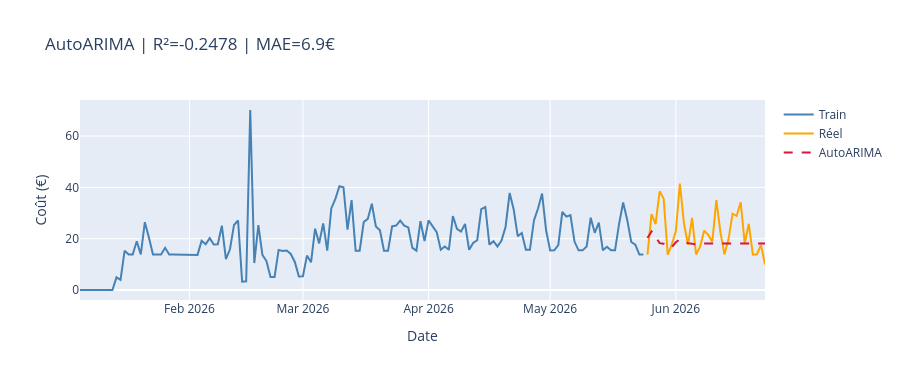

Here is the notebook cell this chart was saved with:
### Markdown cell above
---
## Modèle 1 — AutoARIMA  *(Nixtla StatsForecast)*

AutoARIMA sélectionne automatiquement les ordres `(p,d,q)(P,D,Q)s` par minimisation de l'AIC. Adapté aux séries avec tendance et/ou saisonnalité hebdomadaire (`season_length=7`).

### Code cell
from statsforecast import StatsForecast
from statsforecast.models import AutoARIMA

# Format Nixtla : unique_id, ds, y
train_sf = train.rename(columns={'ds': 'ds', 'y': 'y'}).assign(unique_id='total_cost')

sf_arima = StatsForecast(
    models=[AutoARIMA(season_length=7, approximation=True)],
    freq='D',
    n_jobs=-1,
    verbose=False
)
sf_arima.fit(train_sf)
fc_arima = sf_arima.predict(h=HORIZON)

y_pred_arima = fc_arima['AutoARIMA'].values
metrics_arima = compute_metrics(y_test, y_pred_arima, 'AutoARIMA')
results.append(metrics_arima)
forecasts_all['AutoARIMA'] = y_pred_arima

print(f"  AutoARIMA — MAE={metrics_arima['MAE']:.2f}€  RMSE={metrics_arima['RMSE']:.2f}€  "
      f"MAPE={metrics_arima['MAPE (%)']:.1f}%  R²={metrics_arima['R²']:.4f}")

# Graphique
fig = go.Figure()
fig.add_trace(go.Scatter(x=train['ds'], y=train['y'], mode='lines', name='Train', line=dict(color='steelblue')))
fig.add_trace(go.Scatter(x=test['ds'],  y=test['y'],  mode='lines', name='Réel',  line=dict(color='orange')))
fig.add_trace(go.Scatter(x=test['ds'],  y=y_pred_arima, mode='lines', name='AutoARIMA',
                         line=dict(color='crimson', dash='dash')))
fig.update_layout(title=f"AutoARIMA | R²={metrics_arima['R²']:.4f} | MAE={metrics_arima['MAE']:.1f}€",
                  xaxis_title='Date', yaxis_title='Coût (€)', height=380)
fig.show()

### Figure 1 — Plotly figure (JSON) as saved in the notebook; plotly's stock layout.template omitted (floating-point values rounded to 4 significant figures; data arrays with more than 128 entries replaced by an {"elided": "..."} marker saying what was removed)
{"data": [{"line": {"color": "steelblue"}, "mode": "lines", "name": "Train", "type": "scatter", "x": {"elided": "140 str values"}, "y": {"elided": "140 float values"}}, {"line": {"color": "orange"}, "mode": "lines", "name": "Réel", "type": "scatter", "x": ["2026-05-25T00:00:00", "2026-05-26T00:00:00", "2026-05-27T00:00:00", "2026-05-28T00:00:00", "2026-05-29T00:00:00", "2026-05-30T00:00:00", "2026-05-31T00:00:00", "2026-06-01T00:00:00", "2026-06-02T00:00:00", "2026-06-03T00:00:00", "2026-06-04T00:00:00", "2026-06-05T00:00:00", "2026-06-06T00:00:00", "2026-06-07T00:00:00", "2026-06-08T00:00:00", "2026-06-09T00:00:00", "2026-06-10T00:00:00", "2026-06-11T00:00:00", "2026-06-12T00:00:00", "2026-06-13T00:00:00", "2026-06-14T00:00:00", "2026-06-15T00:00:00", "2026-06-16T00:00:00", "2026-06-17T00:00:00", "2026-06-18T00:00:00", "2026-06-19T00:00:00", "2026-06-20T00:00:00", "2026-06-21T00:00:00", "2026-06-22T00:00:00", "2026-06-23T00:00:00"], "y": [13.79, 29.55, 25.65, 38.47, 35.59, 13.79, 17.72, 22.88, 41.51, 26.05, 17.62, 28.11, 13.86, 16.96, 23.17, 21.49, 18.8, 35.02, 22.57, 13.86, 19.85, 29.74, 28.91, 34.2, 18.13, 25.8, 13.86, 13.86, 17.6, 9.98]}, {"line": {"color": "crimson", "dash": "dash"}, "mode": "lines", "name": "AutoARIMA", "type": "scatter", "x": ["2026-05-25T00:00:00", "2026-05-26T00:00:00", "2026-05-27T00:00:00", "2026-05-28T00:00:00", "2026-05-29T00:00:00", "2026-05-30T00:00:00", "2026-05-31T00:00:00", "2026-06-01T00:00:00", "2026-06-02T00:00:00", "2026-06-03T00:00:00", "2026-06-04T00:00:00", "2026-06-05T00:00:00", "2026-06-06T00:00:00", "2026-06-07T00:00:00", "2026-06-08T00:00:00", "2026-06-09T00:00:00", "2026-06-10T00:00:00", "2026-06-11T00:00:00", "2026-06-12T00:00:00", "2026-06-13T00:00:00", "2026-06-14T00:00:00", "2026-06-15T00:00:00", "2026-06-16T00:00:00", "2026-06-17T00:00:00", "2026-06-18T00:00:00", "2026-06-19T00:00:00", "2026-06-20T00:00:00", "2026-06-21T00:00:00", "2026-06-22T00:00:00", "2026-06-23T00:00:00"], "y": [20.23, 22.83, 20.86, 18.26, 18.01, 16.79, 16.75, 18.6, 19.74, 18.89, 18.26, 18.06, 17.69, 17.7, 18.08, 18.08, 18.08, 18.08, 18.08, 18.08, 18.08, 18.08, 18.08, 18.08, 18.08, 18.08, 18.08, 18.08, 18.08, 18.08]}], "layout": {"height": 380, "title": {"text": "AutoARIMA | R²=-0.2478 | MAE=6.9€"}, "xaxis": {"title": {"text": "Date"}}, "yaxis": {"title": {"text": "Coût (€)"}}}}
